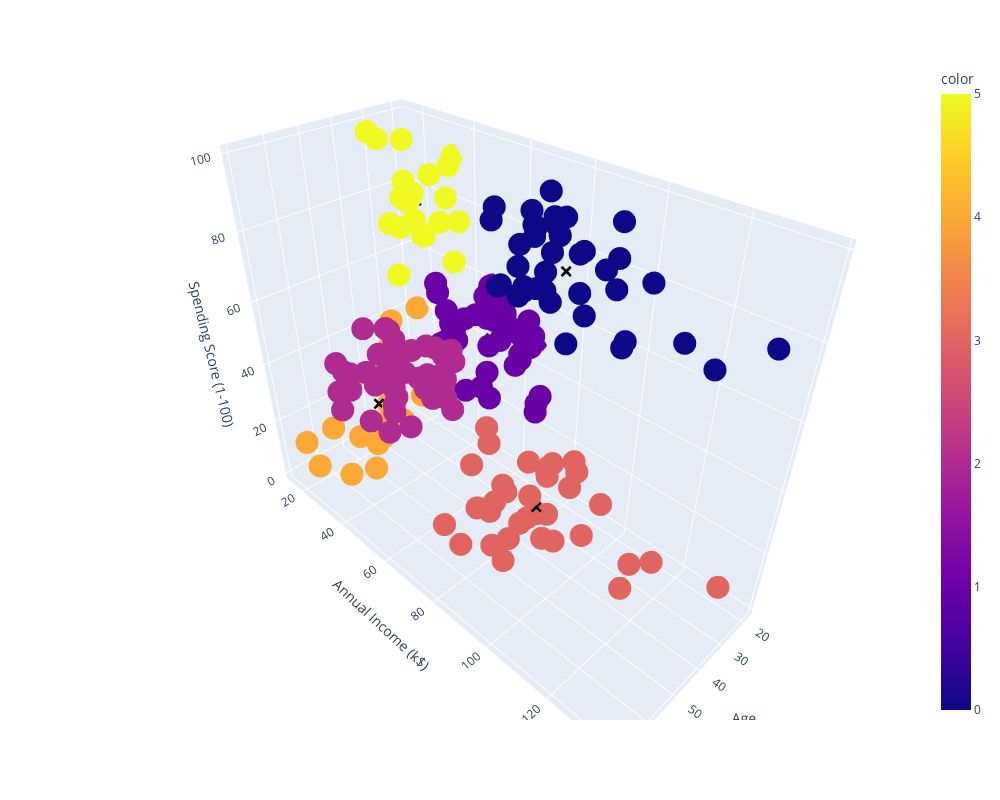

Notebook code cell kept with this figure:
### Code cell
#     veamos cómo quedó la clasificación, usamos plotly para graficar
fig = px.scatter_3d(data_frame=df_mall, x="Age", y="Annual Income (k$)", z= 'Spending Score (1-100)', width=1000, height=800, color=pred)
fig.add_trace(px.scatter_3d(data_frame=centros, x="Age", y="Annual Income (k$)", z= 'Spending Score (1-100)').update_traces(
    marker=dict(size=4, symbol='x', color='black')).data[0]) # centroides
fig.show()

### Figure 1 — Plotly figure (JSON) as saved in the notebook; plotly's stock layout.template omitted (floating-point values rounded to 4 significant figures; data arrays with more than 128 entries replaced by an {"elided": "..."} marker saying what was removed)
{"data": [{"hovertemplate": "Age=%{x}<br>Annual Income (k$)=%{y}<br>Spending Score (1-100)=%{z}<br>color=%{marker.color}<extra></extra>", "legendgroup": "", "marker": {"color": {"elided": "200 int values"}, "coloraxis": "coloraxis", "symbol": "circle"}, "mode": "markers", "name": "", "scene": "scene", "showlegend": false, "type": "scatter3d", "x": {"elided": "200 int values"}, "y": {"elided": "200 int values"}, "z": {"elided": "200 int values"}}, {"hovertemplate": "Age=%{x}<br>Annual Income (k$)=%{y}<br>Spending Score (1-100)=%{z}<extra></extra>", "legendgroup": "", "marker": {"color": "black", "size": 4, "symbol": "x"}, "mode": "markers", "name": "", "scene": "scene", "showlegend": false, "type": "scatter3d", "x": [32.69, 27.0, 56.16, 41.69, 44.14, 25.27], "y": [86.54, 56.66, 53.38, 88.23, 25.14, 25.73], "z": [82.13, 49.13, 49.09, 17.29, 19.52, 79.36]}], "layout": {"coloraxis": {"colorbar": {"title": {"text": "color"}}, "colorscale": [[0, "#0d0887"], [0.1111, "#46039f"], [0.2222, "#7201a8"], [0.3333, "#9c179e"], [0.4444, "#bd3786"], [0.5556, "#d8576b"], [0.6667, "#ed7953"], [0.7778, "#fb9f3a"], [0.8889, "#fdca26"], [1, "#f0f921"]]}, "height": 800, "legend": {"tracegroupgap": 0}, "margin": {"t": 60}, "scene": {"domain": {"x": [0, 1], "y": [0, 1]}, "xaxis": {"title": {"text": "Age"}}, "yaxis": {"title": {"text": "Annual Income (k$)"}}, "zaxis": {"title": {"text": "Spending Score (1-100)"}}}, "width": 1000}}
